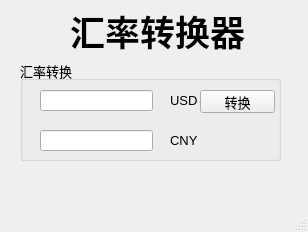
<?xml version="1.0" encoding="UTF-8"?>
<ui version="4.0">
 <class>MainWindow</class>
 <widget class="QMainWindow" name="MainWindow">
  <property name="enabled">
   <bool>true</bool>
  </property>
  <property name="geometry">
   <rect>
    <x>0</x>
    <y>0</y>
    <width>308</width>
    <height>232</height>
   </rect>
  </property>
  <property name="font">
   <font>
    <pointsize>10</pointsize>
   </font>
  </property>
  <property name="windowTitle">
   <string>Hello World!</string>
  </property>
  <widget class="QWidget" name="centralwidget">
   <property name="enabled">
    <bool>true</bool>
   </property>
   <widget class="QLabel" name="label">
    <property name="geometry">
     <rect>
      <x>70</x>
      <y>10</y>
      <width>175</width>
      <height>42</height>
     </rect>
    </property>
    <property name="font">
     <font>
      <pointsize>26</pointsize>
      <weight>75</weight>
      <bold>true</bold>
     </font>
    </property>
    <property name="text">
     <string>汇率转换器</string>
    </property>
   </widget>
   <widget class="QGroupBox" name="groupBox">
    <property name="enabled">
     <bool>true</bool>
    </property>
    <property name="geometry">
     <rect>
      <x>20</x>
      <y>60</y>
      <width>261</width>
      <height>101</height>
     </rect>
    </property>
    <property name="title">
     <string>汇率转换</string>
    </property>
    <widget class="QLineEdit" name="lineEdit_2">
     <property name="geometry">
      <rect>
       <x>20</x>
       <y>30</y>
       <width>113</width>
       <height>21</height>
      </rect>
     </property>
    </widget>
    <widget class="QLineEdit" name="lineEdit">
     <property name="geometry">
      <rect>
       <x>20</x>
       <y>70</y>
       <width>113</width>
       <height>21</height>
      </rect>
     </property>
    </widget>
    <widget class="QLabel" name="label_2">
     <property name="geometry">
      <rect>
       <x>150</x>
       <y>30</y>
       <width>47</width>
       <height>21</height>
      </rect>
     </property>
     <property name="text">
      <string>USD</string>
     </property>
    </widget>
    <widget class="QLabel" name="label_3">
     <property name="geometry">
      <rect>
       <x>150</x>
       <y>70</y>
       <width>47</width>
       <height>21</height>
      </rect>
     </property>
     <property name="text">
      <string>CNY</string>
     </property>
    </widget>
    <widget class="QPushButton" name="pushButton">
     <property name="geometry">
      <rect>
       <x>180</x>
       <y>30</y>
       <width>75</width>
       <height>23</height>
      </rect>
     </property>
     <property name="text">
      <string>转换</string>
     </property>
    </widget>
   </widget>
  </widget>
  <widget class="QStatusBar" name="statusbar"/>
  <widget class="QMenuBar" name="menuBar">
   <property name="geometry">
    <rect>
     <x>0</x>
     <y>0</y>
     <width>308</width>
     <height>21</height>
    </rect>
   </property>
  </widget>
  <action name="actionHello1">
   <property name="text">
    <string>Hello1</string>
   </property>
  </action>
  <action name="actionHello2">
   <property name="text">
    <string>Hello2</string>
   </property>
  </action>
  <action name="actionSave">
   <property name="text">
    <string>Save</string>
   </property>
  </action>
  <action name="actionExit">
   <property name="text">
    <string>Exit</string>
   </property>
  </action>
 </widget>
 <resources/>
 <connections/>
</ui>
